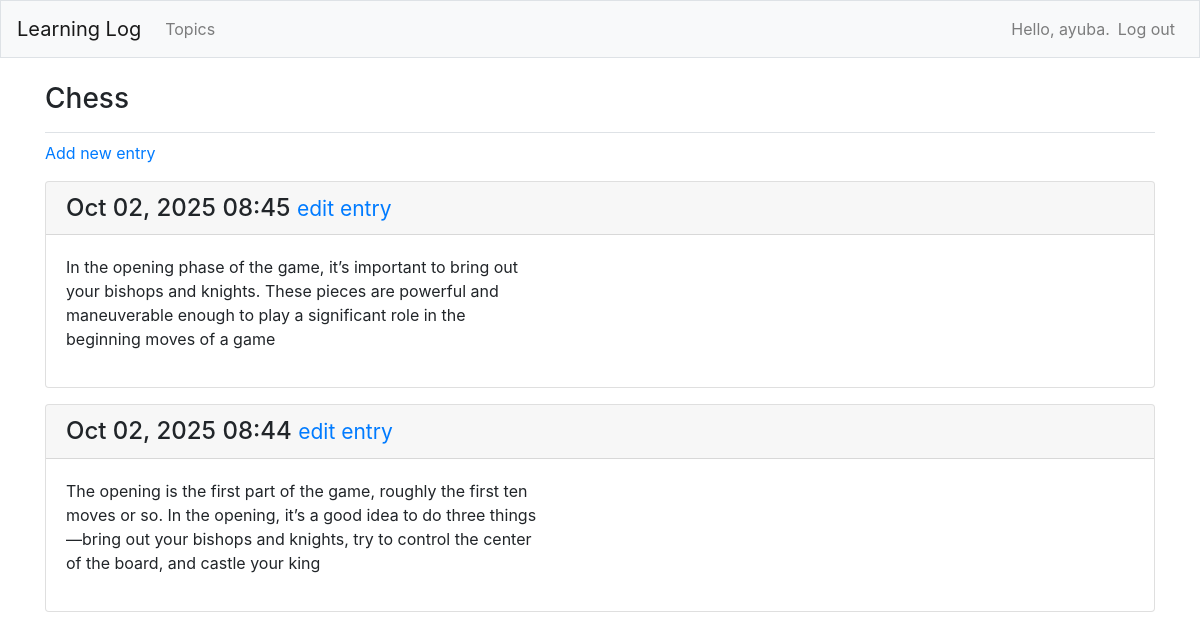
Before: /topics/1/ (signed in) with the older database file.
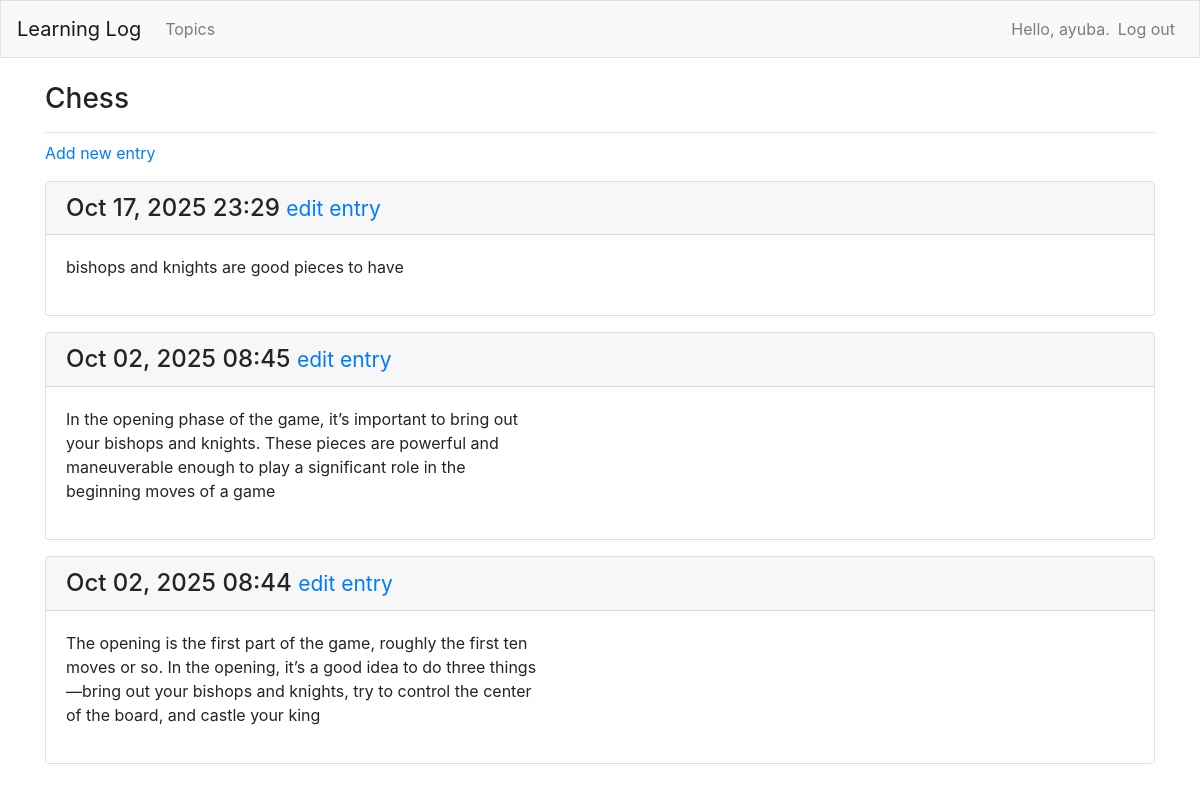
After: the same page with the newer database file.
### learning_logs/models.py (models this page shows, shortened)
class Topic(models.Model):
    text = models.CharField(max_length=200)
    date_added = models.DateTimeField(auto_now_add=True)
    owner = models.ForeignKey(User, on_delete=models.CASCADE)
    def __str__(self):
        return self.text

class Entry(models.Model):
    topic = models.ForeignKey(Topic, on_delete=models.CASCADE)
    text = models.TextField()
    date_added = models.DateTimeField(auto_now_add=True)
    class Meta:
        verbose_name_plural = 'entries'

### learning_logs/views.py (the view)
# urls.py: path('topics/<int:topic_id>/', views.topic, name='topic'),
@login_required
def topic(request, topic_id):
    topic = Topic.objects.get(id=topic_id)
    if topic.owner != request.user:
        raise Http404
    entries = topic.entry_set.order_by('-date_added')
    context = {'topic' : topic, 'entries' :entries}
    return render(request, 'learning_logs/topic.html', context)

### learning_logs/templates/learning_logs/topic.html
{% extends 'learning_logs/base.html' %}
{% block page_header %}
    <h3>{{ topic }}</h3>
{% endblock page_header %}
{% block content %}
    <p>
        <a href="{% url 'learning_logs:new_entry' topic.id %}">Add new entry</a>
    </p>
    {% for entry in entries %}
    <div class="card mb-3">
        <h4 class="card-header">
            {{ entry.date_added|date:'M d, Y H:i' }}
            <small>
                <a href="{% url 'learning_logs:edit_entry' entry.id %}">edit entry</a>
            </small>
        </h4>
        <div class="card-body">{{ entry.text|linebreaks }}</div>
    </div>
    {% empty %}
    <p>There are no entries for this topic yet</p>
    {% endfor %}
{% endblock content %}

### learning_logs/templates/learning_logs/base.html (shortened to what this page needs)
{% load bootstrap4 %}
<!doctype html>
<html lang="en">
    <head>
        {% bootstrap_css %}
    </head>
    <body>
         <nav class="navbar navbar-expand-md navbar-light bg-light mb-4 border">
            <a class="navbar-brand" href="{% url 'learning_logs:index'%}">Learning Log</a>
            <div class="collapse navbar-collapse" id="navbarCollapse">
                <ul class="navbar-nav mr-auto" >
                    <li class="nav-item">
                        <a class="nav-link" href="{% url 'learning_logs:topics' %}">Topics</a>
                    </li>
                </ul>
                <ul class="navbar-nav ml-auto">
                    {% if user.is_authenticated%}
                        <li class="nav-item">
                            <span class="navbar-text">Hello, {{ user.username }}.</span>
                        </li>
                        <li class="nav-item">
                            <form action="{% url 'users:logout' %}" method="post" style="display:inline;">
                                <button type="submit" class="nav-link" style="background:none; border:none; text-decoration:none; cursor:pointer;">
                                    Log out
                                </button>
                            </form>
                        </li>
                    {% endif %}
                </ul>
            </div>
        </nav>
        <main role="main" class="container">
            <div class="pb-2 mb-2 border-bottom">
                {% block page_header %}{% endblock page_header %}
            </div>
            <div>
                {% block content %}{% endblock content %}
            </div>
        </main>
    </body>
</html>

Changed rows visible on the page:
added Entry: date_added "Oct 17, 2025 23:29", text "bishops and knights are good pieces to have"
